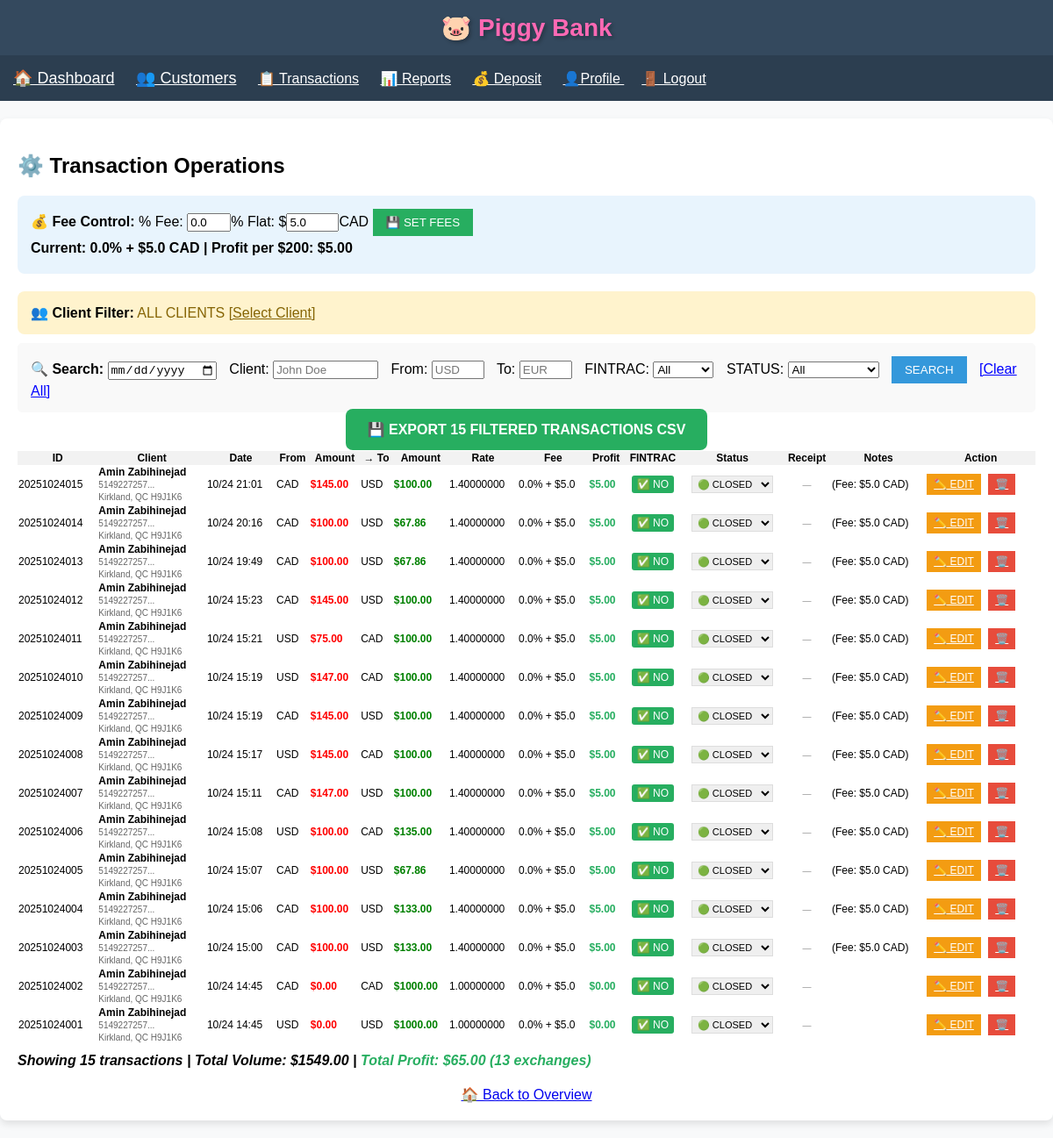
Page /transactions (signed in) on the earlier database version.
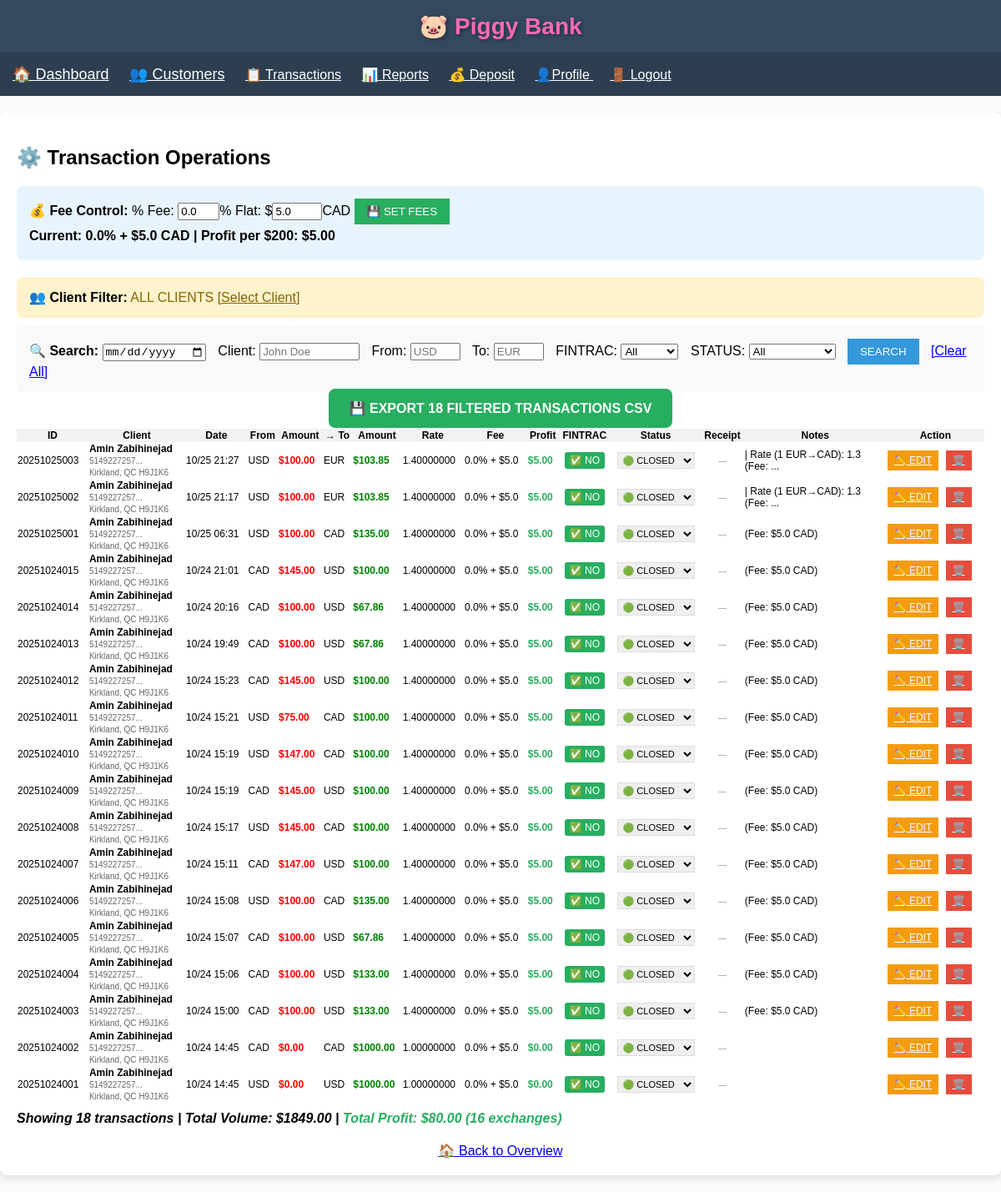
Same page on the later database version.
### app.py (models this page shows)
class Transaction(db.Model):
    id = db.Column(db.String(11), primary_key=True)
    date = db.Column(db.DateTime, default=datetime.utcnow)
    from_currency = db.Column(db.String(3), nullable=False)
    to_currency = db.Column(db.String(3), nullable=False)
    from_amount = db.Column(db.Float, nullable=False)
    to_amount = db.Column(db.Float, nullable=False)
    exchange_rate = db.Column(db.Float, nullable=False)
    notes = db.Column(db.Text, nullable=True)
    is_fintrac = db.Column(db.Boolean, default=False)
    client_id = db.Column(db.Integer, db.ForeignKey('client.id'), nullable=False)
    receipt_filename = db.Column(db.String(100))
    status = db.Column(db.String(10), default='closed')

class Client(db.Model):
    id = db.Column(db.Integer, primary_key=True)
    first_name = db.Column(db.String(100), nullable=False)
    last_name = db.Column(db.String(100), nullable=False)
    email = db.Column(db.String(120), nullable=False)
    phone = db.Column(db.String(20), nullable=False)
    apartment = db.Column(db.String(20))
    civic_number = db.Column(db.String(20), nullable=False)
    street = db.Column(db.String(200), nullable=False)
    city = db.Column(db.String(100), nullable=False)
    province = db.Column(db.String(10), nullable=False)
    postal_code = db.Column(db.String(10), nullable=False)
    risk_level = db.Column(db.String(20), default='low risk')
    notes = db.Column(db.Text)
    created_at = db.Column(db.DateTime, default=datetime.utcnow)
    id1_type = db.Column(db.String(50))
    id1_issued_by = db.Column(db.String(100))
    id1_number = db.Column(db.String(50))
    id1_expiry_date = db.Column(db.Date)
    id2_type = db.Column(db.String(50))
    id2_issued_by = db.Column(db.String(100))
    id2_number = db.Column(db.String(50))
    id2_expiry_date = db.Column(db.Date)
    id3_type = db.Column(db.String(50))
    id3_issued_by = db.Column(db.String(100))
    id3_number = db.Column(db.String(50))
    id3_expiry_date = db.Column(db.Date)
    transactions = db.relationship('Transaction', backref='client', lazy=True)

### app.py (the view)
@app.route('/transactions')
def transactions():
    if 'user_id' not in session:
        return redirect(url_for('login'))
    search_date = request.args.get('date', '')
    search_client = request.args.get('client_name', '')
    search_from = request.args.get('from_currency', '')
    search_to = request.args.get('to_currency', '')
    search_fintrac = request.args.get('fintrac', '')
    search_status = request.args.get('status', '')
    query = Transaction.query.order_by(Transaction.date.desc())
    if session.get('is_admin'):
        all_tx = query.all()
    else:
        client_id = session.get('selected_client_id')
        if client_id:
            all_tx = query.filter_by(client_id=client_id).all()
        else:
            all_tx = []
    if search_fintrac == 'yes':
        all_tx = [tx for tx in all_tx if tx.is_fintrac]
    elif search_fintrac == 'no':
        all_tx = [tx for tx in all_tx if not tx.is_fintrac]
    if search_status == 'closed':
        all_tx = [tx for tx in all_tx if tx.status == 'closed']
    elif search_status == 'pending':
        all_tx = [tx for tx in all_tx if tx.status == 'pending']
    if search_date:
        search_date_obj = datetime.strptime(search_date, '%Y-%m-%d')
        all_tx = [tx for tx in all_tx if tx.date.date() == search_date_obj.date()]
    if search_client:
        all_tx = [tx for tx in all_tx if
                  search_client.lower() in f"{tx.client.first_name} {tx.client.last_name}".lower()]
    if search_from:
        all_tx = [tx for tx in all_tx if tx.from_currency.upper() == search_from.upper()]
    if search_to:
        all_tx = [tx for tx in all_tx if tx.to_currency.upper() == search_to.upper()]
    current_fee = round(FEE_PERCENTAGE * 100, 1)
    current_flat_fee = round(FLAT_FEE_CAD, 2)
    return render_template('transactions.html', transactions=all_tx,
                           search_date=search_date, search_client=search_client,
                           search_from=search_from, search_to=search_to,
                           search_fintrac=search_fintrac, search_status=search_status,
                           current_fee=current_fee, current_flat_fee=current_flat_fee,
                           filtered_transactions=len(all_tx))

### templates/transactions.html (shortened to what this page needs)
{% extends "base.html" %}
{% block content %}
    <h2>⚙️ Transaction Operations</h2>
    {% if session.is_admin %}
    <div style="background:#e8f4fd; padding:15px; border-radius:8px; margin-bottom:20px;">
        <strong>💰 Fee Control:</strong>
        <form method="POST" action="{{ url_for('set_fees') }}" style="display:inline;">
            % Fee: <input type="number" name="fee_percentage" step="0.1" value="{{ current_fee }}" style="width:50px;">%
            Flat: $<input type="number" name="flat_fee_cad" step="0.01" value="{{ current_flat_fee }}" style="width:60px;">CAD
            <input type="submit" value="💾 SET FEES" style="padding:8px 15px; background:#27ae60; color:white; border:none;">
        </form>
        <p style="margin:5px 0; font-weight:bold;">
            <strong>Current:</strong> {{ current_fee }}% + ${{ current_flat_fee }} CAD |
            <strong>Profit per $200:</strong> ${{ "%.2f"|format((200 * current_fee / 100) + current_flat_fee) }}
        </p>
    </div>
    {% endif %}
    <div style="background:#fff3cd; padding:15px; border-radius:8px; margin-bottom:10px;">
        <strong>👥 Client Filter:</strong>
        {% if session.selected_client_id %}
            <span style="color:#856404;">{{ session.selected_client_name }} ✅</span>
            <a href="{{ url_for('index') }}" style="color:#856404;">[Change Client]</a>
        {% else %}
            <span style="color:#856404;">ALL CLIENTS</span>
            <a href="{{ url_for('index') }}" style="color:#856404;">[Select Client]</a>
        {% endif %}
    </div>
    <div style="background: #f9f9f9; padding: 15px; margin: 10px 0; border-radius: 5px;">
        <form method="GET">
            <strong>🔍 Search:</strong>
            <input type="date" name="date" value="{{ search_date }}" style="margin-right:10px;">
            Client: <input type="text" name="client_name" placeholder="John Doe" value="{{ search_client }}" style="width:120px; margin-right:10px;">
            From: <input type="text" name="from_currency" placeholder="USD" value="{{ search_from }}" style="width:60px; margin-right:10px;">
            To: <input type="text" name="to_currency" placeholder="EUR" value="{{ search_to }}" style="width:60px; margin-right:10px;">
            FINTRAC: <select name="fintrac" style="margin-right:10px;">
                <option value="">All</option>
            </select>
            STATUS: <select name="status" style="margin-right:10px;">
                <option value="">All</option>
            </select>
            <input type="submit" value="SEARCH" style="padding:8px 15px; background:#3498db; color:white; border:none;">
            <a href="{{ url_for('transactions') }}" style="color:blue; margin-left:10px;">[Clear All]</a>
        </form>
    </div>
    {% if transactions %}
        <div style="text-align:center; margin-bottom:15px;">
            <a href="{{ url_for('export_csv',
                date=search_date,
                client_name=search_client,
                from_currency=search_from,
                to_currency=search_to,
                fintrac=request.args.get('fintrac', ''),
                status=request.args.get('status', '')) }}"
               style="background:#27ae60; color:white; padding:15px 25px; text-decoration:none; border-radius:8px; font-size:16px; font-weight:bold;">
                💾 EXPORT {{ transactions|length }} FILTERED TRANSACTIONS CSV
            </a>
        </div>
        <table style="width:100%; border-collapse: collapse; font-size:12px;">
            <tr style="background:#f2f2f2;">
                <th>ID</th>
                <th>Client</th>
                <th>Date</th>
                <th>From</th>
                <th>Amount</th>
                <th>→ To</th>
                <th>Amount</th>
                <th>Rate</th>
                <th>Fee</th>
                <th>Profit</th>
                <th>FINTRAC</th>
                <th>Status</th>
                <th>Receipt</th>
                <th>Notes</th>
                <th>Action</th>
            </tr>
            {% for tx in transactions %}
                {% set profit = ((tx.from_amount * current_fee / 100) + current_flat_fee)|round(2) if tx.from_amount > 0 else 0 %}
                <tr {% if tx.status == 'pending' %}style="background:#fff2cc;"{% endif %}>
                    <td>{{ tx.id }}</td>
                    <td style="white-space: nowrap;">
                        <strong>{{ tx.client.first_name }} {{ tx.client.last_name }}</strong><br>
                        <small style="color:#666;">
                            {{ tx.client.phone[:12] }}...<br>
                            {{ tx.client.city }}, {{ tx.client.province }} {{ tx.client.postal_code }}
                        </small>
                    </td>
                    <td>{{ tx.date.strftime('%m/%d %H:%M') }}</td>
                    <td>{{ tx.from_currency }}</td>
                    <td style="color: red; font-weight: bold;">${{ "%.2f"|format(tx.from_amount) }}</td>
                    <td>{{ tx.to_currency }}</td>
                    <td style="color: green; font-weight: bold;">${{ "%.2f"|format(tx.to_amount) }}</td>
                    <td style="white-space: nowrap;">{{ "%.8f"|format(tx.exchange_rate) }}</td>
                    <td style="white-space: nowrap;">{{ current_fee }}% + ${{ current_flat_fee }}</td>
                    <td style="color: #27ae60; font-weight: bold;">${{ "%.2f"|format(profit) }}</td>
                    <td style="text-align:center;">
                        {% if tx.is_fintrac %}
                            <span style="background:#e74c3c; color:white; padding:3px 8px; border-radius:3px; font-weight:bold;">🚨 YES</span>
                        {% else %}
                            <span style="background:#27ae60; color:white; padding:3px 6px; border-radius:3px;">✅ NO</span>
                        {% endif %}
                    </td>
                    <td style="text-align:center;">
                        <form method="POST" action="{{ url_for('update_status', tx_id=tx.id) }}" style="display:inline;">
                            <select name="status" onchange="this.form.submit()" style="font-size:11px; padding:2px; border:1px solid #ddd;">
                                <option value="closed" {% if tx.status == 'closed' %}selected{% endif %}>🟢 CLOSED</option>
                            </select>
                        </form>
                    </td>
                    <td style="text-align:center;">
                        {% if tx.receipt_filename %}
                            <a href="{{ url_for('download_receipt', tx_id=tx.id) }}"
                               style="background:#27ae60; color:white; padding:5px 8px; text-decoration:none; border-radius:3px; font-size:10px;"
                               title="{{ tx.receipt_filename }}">
                                📄 DOWNLOAD
                            </a>
                        {% else %}
                            <span style="color:#999; font-size:10px;">—</span>
                        {% endif %}
                    </td>
                    <td style="max-width:150px;">{{ (tx.notes or '')[:30] }}{% if tx.notes|length > 30 %}...{% endif %}</td>
                    <td>
                        <a href="{{ url_for('edit_transaction', tx_id=tx.id) }}" style="background:#f39c12; color:white; padding:5px 8px;">✏️ EDIT</a>
                        <a href="{{ url_for('delete_transaction', tx_id=tx.id) }}" style="background:#e74c3c; color:white; padding:5px 8px; margin-left:5px;" onclick="return confirm('Delete transaction #{{ tx.id }}?')">🗑️</a>
                    </td>
                </tr>
            {% endfor %}
        </table>
        <p style="margin-top:10px; font-weight:bold;">
    <em>Showing {{ transactions|length }} transactions |
    {% set exchange_txs = transactions|selectattr('from_amount', '>', 0)|list %}
    Total Volume: ${{ "%.2f"|format(transactions|sum(attribute='from_amount')) }} |
    <span style="color:#27ae60;">Total Profit: ${{ "%.2f"|format((exchange_txs|sum(attribute='from_amount') * current_fee / 100) + (exchange_txs|length * current_flat_fee)) }} ({{ exchange_txs|length }} exchanges)</span>
    </em>
</p>
    {% else %}
        <div style="text-align:center; padding:30px; color:#666;">
            <h3>No transactions found!</h3>
            <p>Select a client and add transactions from <a href="{{ url_for('index') }}">📊 Overview</a></p>
        </div>
    {% endif %}
    <div style="margin-top:20px; text-align:center;">
        <a href="{{ url_for('index') }}" style="font-size:16px;">🏠 Back to Overview</a>
    </div>
{% endblock %}

### templates/base.html (shortened to what this page needs)
<!DOCTYPE html>
<html lang="en">
<head>
</head>
<body>
    <div class="header">
        <h1>🐷 <span style="color: #ff69b4;">Piggy Bank</span></h1>
    </div>
   <nav style="background:#2c3e50; padding:15px;">
    <a href="{{ url_for('index') }}" style="color:white; margin-right:20px; font-size:18px;">🏠 Dashboard</a>
    <a href="{{ url_for('customers') }}" style="color:white; margin-right:20px; font-size:18px;">👥 Customers</a>
    <a href="{{ url_for('transactions') }}" style="color:white; margin-right:20px;">📋 Transactions</a>
	<a href="{{ url_for('reports') }}"style="color:white; margin-right:20px;">📊 Reports</a>
    <a href="{{ url_for('deposit') }}" style="color:white; margin-right:20px;">💰 Deposit</a>
    <a href="{{ url_for('profile') }}" style="color:white; margin-right:20px;">👤Profile {{ session.username }}</a>
    <a href="{{ url_for('logout') }}" style="color:white;">🚪 Logout</a>
	</nav>
    <div class="container">
        {% block content %}{% endblock %}
    </div>
</body>
</html>

### templates/base.html (style rules this page uses)
* { box-sizing: border-box; }
body { font-family: Arial; margin: 0; padding: 0; background: #f8f9fa; }
.header { background: #34495e; color: white; padding: 15px; text-align: center; box-shadow: 0 2px 5px rgba(0,0,0,0.1); }
.header h1 { margin: 0; font-size: 28px; text-shadow: 2px 2px 4px rgba(0,0,0,0.3); }
.container { max-width: 1200px; margin: 20px auto; padding: 20px; background: white; border-radius: 8px; box-shadow: 0 4px 8px rgba(0,0,0,0.1); }

Differences in the rows shown:
added Transaction: id "20251025003", client.first_name "Amin", client.last_name "Zabihinejad", client "5149227257", client.city "Kirkland", client.province "QC", client.postal_code "H9J1K6", date "10/25 21:27", from_currency "USD", from_amount "100.00", to_currency "EUR", to_amount "103.85", exchange_rate "1.40000000", current_fee "0.0", current_flat_fee "5.0", profit "5.00", is_fintrac "✅ NO", status "🟢 CLOSED", notes "| Rate (1 EUR→CAD): 1.3 (Fee:"
added Transaction: id "20251025002", client.first_name "Amin", client.last_name "Zabihinejad", client "5149227257", client.city "Kirkland", client.province "QC", client.postal_code "H9J1K6", date "10/25 21:17", from_currency "USD", from_amount "100.00", to_currency "EUR", to_amount "103.85", exchange_rate "1.40000000", current_fee "0.0", current_flat_fee "5.0", profit "5.00", is_fintrac "✅ NO", status "🟢 CLOSED", notes "| Rate (1 EUR→CAD): 1.3 (Fee:"
added Transaction: id "20251025001", client.first_name "Amin", client.last_name "Zabihinejad", client "5149227257", client.city "Kirkland", client.province "QC", client.postal_code "H9J1K6", date "10/25 06:31", from_currency "USD", from_amount "100.00", to_currency "CAD", to_amount "135.00", exchange_rate "1.40000000", current_fee "0.0", current_flat_fee "5.0", profit "5.00", is_fintrac "✅ NO", status "🟢 CLOSED", notes "(Fee: $5.0 CAD)"
Other differences:
{{ transactions|length }}: "15" → "18"
{{ "%.2f"|format(transactions|sum(attribute='from_amount')) }}: "1549.00" → "1849.00"
{{ exchange_txs|length }}: "13" → "16"
text no longer shown: "65.00"
text now shown: "80.00"
